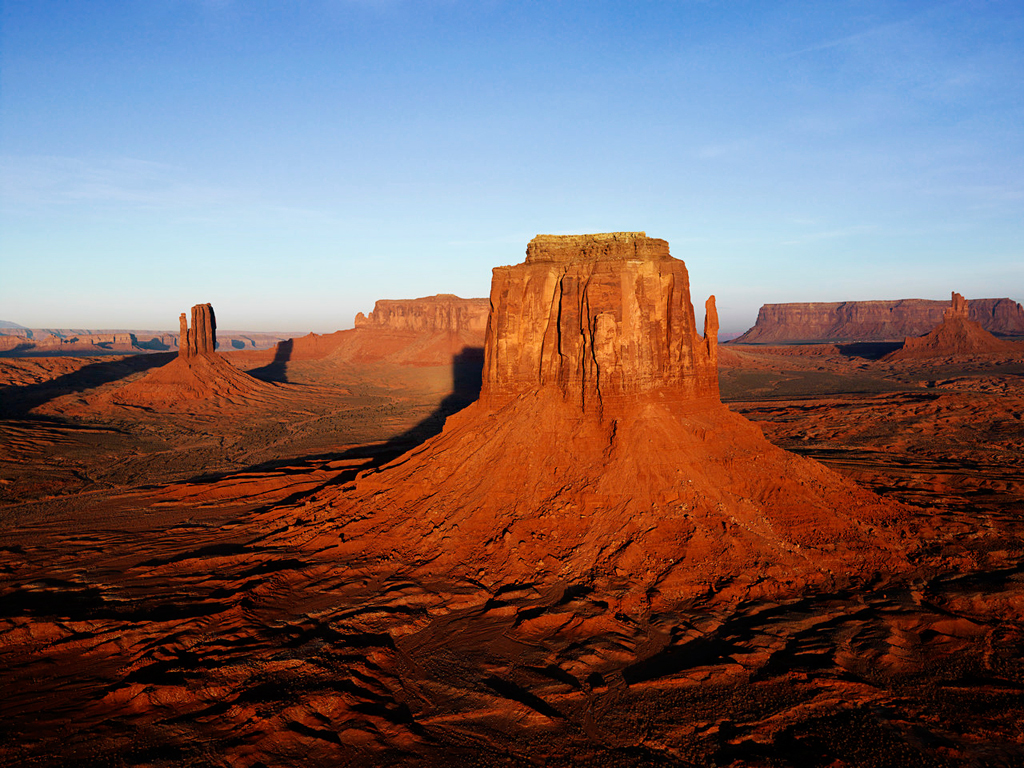
%> input picture Ing/1.semester/Teoria_Oznamovania/cvicenia/semestralka-watermarking/skusanie_roznych_postupov/dwt_pca_watermarking/Desert.jpg, 1024 x 768 px
$ octave dwt_pca.m   (GNU Octave 9; MATLAB toolbox functions it lacks are replaced by stand-ins)
%> lines starting %> are read from the running program, lines starting %| are printed output that depends on the picture
picture = imread('C:\Users\Public\Pictures\Sample Pictures\Desert.jpg');
%> picture is the input picture: size 768x1024x3 uint8; mean R, G, B 119.4, 99.2, 100.1
%imagesc(picture);
green = picture(:,:,2);
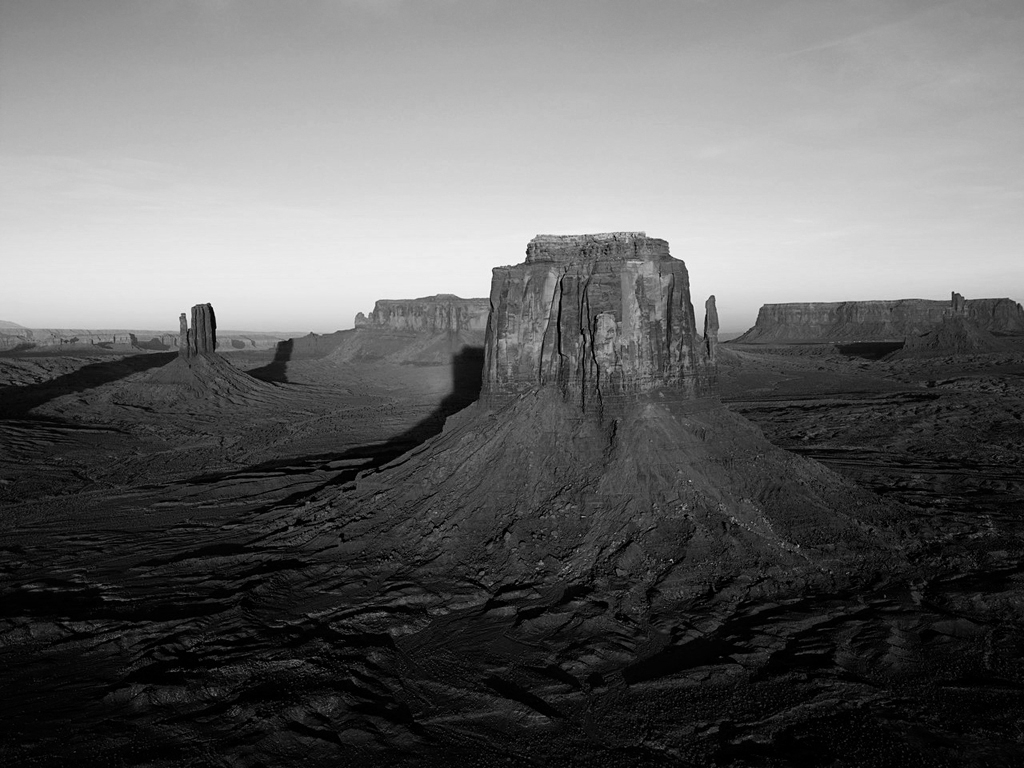
%> green: size 768x1024 uint8; min 0, max 253, mean 99.2
[c,s]=wavedec2(green,2,'haar');
%> s = [192 256; 192 256; 384 512; 768 1024]
%imagesc(green);

[H1,V1,D1] = detcoef2('all',c,s,1);
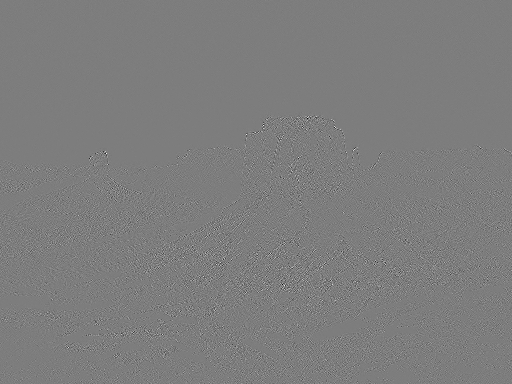
%> D1: size 384x512 double; min -66, max 68, mean 0; drawn with min black and max white
A1 = appcoef2(c,s,'haar',1);
V1img = wcodemat(V1,255,'mat',1);
H1img = wcodemat(H1,255,'mat',1);
D1img = wcodemat(D1,255,'mat',1);
A1img = wcodemat(A1,255,'mat',1);

% [4 lines of commented-out code are left out]

[H2,V2,D2] = detcoef2('all',c,s,2);
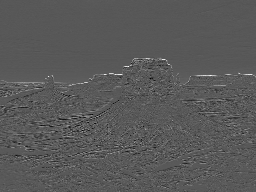
%> H2: size 192x256 double; min -142, max 265.5, mean 0.7; drawn with min black and max white
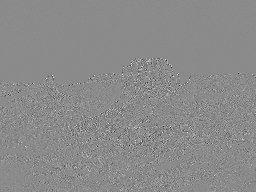
%> D2: size 192x256 double; min -125.5, max 105, mean 0; drawn with min black and max white
A2 = appcoef2(c,s,'haar',2);
V2img = wcodemat(V2,255,'mat',1);
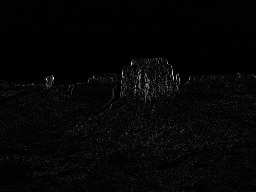
%> V2img: size 192x256 double; min 1, max 255, mean 5.7
H2img = wcodemat(H2,255,'mat',1);
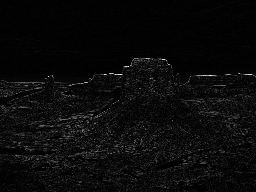
%> H2img: size 192x256 double; min 1, max 255, mean 10.6
D2img = wcodemat(D2,255,'mat',1);
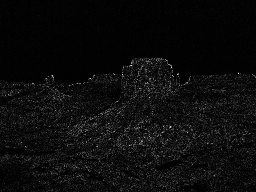
%> D2img: size 192x256 double; min 1, max 255, mean 12.1
A2img = wcodemat(A2,255,'mat',1);

% [4 lines of commented-out code are left out]
